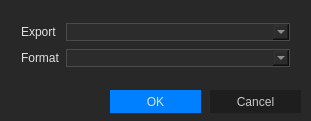
<?xml version="1.0" encoding="UTF-8"?>
<ui version="4.0">
 <class>Export</class>
 <widget class="QWidget" name="Export">
  <property name="geometry">
   <rect>
    <x>0</x>
    <y>0</y>
    <width>311</width>
    <height>121</height>
   </rect>
  </property>
  <property name="windowTitle">
   <string>Export project</string>
  </property>
  <property name="styleSheet">
   <string notr="true">QWidget#Export {
	background-color: rgb(40, 40, 40);
}
QLabel {
	color: rgb(225, 225, 225);
	font: 12px &quot;Verdana&quot;;
}
QCheckBox {
	color: rgb(225, 225, 225);
	background-color: rgb(40, 40, 40);
	font: bold 11px &quot;Tahoma&quot;;
}
QPushButton, QLineEdit, QSpinBox {
	border: none;
	background-color: rgb(30, 30, 30);
	color: rgb(200, 200, 200);
}
QPushButton:hover, QLineEdit:focus, QSpinBox:focus {
	border-color: rgb(0, 128, 255);
	color: rgb(255, 255, 255);
}
QPushButton:hover:pressed {
	background-color: rgb(25, 25, 25);
}
QComboBox {
	border: 1px solid #4B4B4B;
	background-color: #2C2C2C;
	color: #C8C8C8;
}
QComboBox:item {
	background-color: #1B1B1B;
}
QComboBox:item:selected {
	background-color: #0080FF;
}</string>
  </property>
  <widget class="QPushButton" name="btn_export">
   <property name="geometry">
    <rect>
     <x>110</x>
     <y>90</y>
     <width>91</width>
     <height>23</height>
    </rect>
   </property>
   <property name="minimumSize">
    <size>
     <width>75</width>
     <height>23</height>
    </size>
   </property>
   <property name="styleSheet">
    <string notr="true">background-color: rgb(0, 128, 255);
color: rgb(225, 225, 225);</string>
   </property>
   <property name="text">
    <string>OK</string>
   </property>
  </widget>
  <widget class="QPushButton" name="btn_cancel">
   <property name="geometry">
    <rect>
     <x>210</x>
     <y>90</y>
     <width>91</width>
     <height>23</height>
    </rect>
   </property>
   <property name="minimumSize">
    <size>
     <width>75</width>
     <height>23</height>
    </size>
   </property>
   <property name="text">
    <string>Cancel</string>
   </property>
  </widget>
  <widget class="QWidget" name="">
   <property name="geometry">
    <rect>
     <x>10</x>
     <y>10</y>
     <width>291</width>
     <height>71</height>
    </rect>
   </property>
   <layout class="QGridLayout" name="gridLayout">
    <item row="1" column="0">
     <widget class="QLabel" name="label_2">
      <property name="sizePolicy">
       <sizepolicy hsizetype="Fixed" vsizetype="Preferred">
        <horstretch>0</horstretch>
        <verstretch>0</verstretch>
       </sizepolicy>
      </property>
      <property name="text">
       <string>Format</string>
      </property>
     </widget>
    </item>
    <item row="0" column="1">
     <widget class="QComboBox" name="cmb_export"/>
    </item>
    <item row="1" column="1">
     <widget class="QComboBox" name="cmb_format"/>
    </item>
    <item row="0" column="0">
     <widget class="QLabel" name="label">
      <property name="sizePolicy">
       <sizepolicy hsizetype="Minimum" vsizetype="Preferred">
        <horstretch>0</horstretch>
        <verstretch>0</verstretch>
       </sizepolicy>
      </property>
      <property name="text">
       <string>Export</string>
      </property>
     </widget>
    </item>
   </layout>
  </widget>
 </widget>
 <layoutdefault spacing="6" margin="11"/>
 <resources/>
 <connections/>
</ui>
